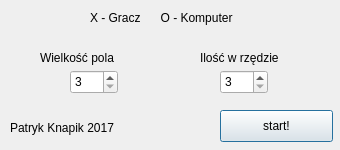
<?xml version="1.0" encoding="UTF-8"?>
<ui version="4.0">
 <class>Menu</class>
 <widget class="QDialog" name="Menu">
  <property name="geometry">
   <rect>
    <x>0</x>
    <y>0</y>
    <width>340</width>
    <height>150</height>
   </rect>
  </property>
  <property name="sizePolicy">
   <sizepolicy hsizetype="Fixed" vsizetype="Fixed">
    <horstretch>0</horstretch>
    <verstretch>0</verstretch>
   </sizepolicy>
  </property>
  <property name="minimumSize">
   <size>
    <width>340</width>
    <height>150</height>
   </size>
  </property>
  <property name="maximumSize">
   <size>
    <width>340</width>
    <height>150</height>
   </size>
  </property>
  <property name="windowTitle">
   <string>Tic Tac Toe nxn - Menu</string>
  </property>
  <widget class="QPushButton" name="pushButton">
   <property name="geometry">
    <rect>
     <x>220</x>
     <y>110</y>
     <width>113</width>
     <height>32</height>
    </rect>
   </property>
   <property name="toolTip">
    <string>&lt;html&gt;&lt;head/&gt;&lt;body&gt;&lt;p&gt;Zaczynamy!&lt;/p&gt;&lt;/body&gt;&lt;/html&gt;</string>
   </property>
   <property name="text">
    <string>start!</string>
   </property>
  </widget>
  <widget class="QSpinBox" name="boardSizeSelector">
   <property name="geometry">
    <rect>
     <x>70</x>
     <y>70</y>
     <width>48</width>
     <height>24</height>
    </rect>
   </property>
   <property name="toolTip">
    <string>&lt;html&gt;&lt;head/&gt;&lt;body&gt;&lt;p&gt;Wielkość kwadratowej planszy&lt;/p&gt;&lt;/body&gt;&lt;/html&gt;</string>
   </property>
   <property name="minimum">
    <number>3</number>
   </property>
   <property name="maximum">
    <number>10</number>
   </property>
  </widget>
  <widget class="QSpinBox" name="inRowSelector">
   <property name="geometry">
    <rect>
     <x>220</x>
     <y>70</y>
     <width>48</width>
     <height>24</height>
    </rect>
   </property>
   <property name="toolTip">
    <string>&lt;html&gt;&lt;head/&gt;&lt;body&gt;&lt;p&gt;Ilość znaków w rzędzie potrzebnych do wygrania&lt;/p&gt;&lt;/body&gt;&lt;/html&gt;</string>
   </property>
   <property name="minimum">
    <number>3</number>
   </property>
   <property name="maximum">
    <number>10</number>
   </property>
  </widget>
  <widget class="QLabel" name="label">
   <property name="geometry">
    <rect>
     <x>40</x>
     <y>50</y>
     <width>91</width>
     <height>16</height>
    </rect>
   </property>
   <property name="text">
    <string>Wielkość pola</string>
   </property>
  </widget>
  <widget class="QLabel" name="label_2">
   <property name="geometry">
    <rect>
     <x>200</x>
     <y>50</y>
     <width>91</width>
     <height>16</height>
    </rect>
   </property>
   <property name="text">
    <string>Ilość w rzędzie</string>
   </property>
  </widget>
  <widget class="QLabel" name="label_3">
   <property name="geometry">
    <rect>
     <x>10</x>
     <y>120</y>
     <width>121</width>
     <height>16</height>
    </rect>
   </property>
   <property name="text">
    <string>Patryk Knapik 2017</string>
   </property>
  </widget>
  <widget class="QLabel" name="label_4">
   <property name="geometry">
    <rect>
     <x>90</x>
     <y>10</y>
     <width>171</width>
     <height>16</height>
    </rect>
   </property>
   <property name="text">
    <string>X - Gracz      O - Komputer</string>
   </property>
  </widget>
 </widget>
 <resources/>
 <connections/>
</ui>
